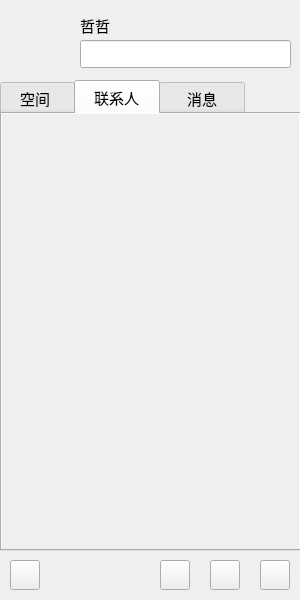
<?xml version="1.0" encoding="UTF-8"?>
<ui version="4.0">
 <class>MyChatDialog</class>
 <widget class="QDialog" name="MyChatDialog">
  <property name="geometry">
   <rect>
    <x>0</x>
    <y>0</y>
    <width>300</width>
    <height>600</height>
   </rect>
  </property>
  <property name="minimumSize">
   <size>
    <width>300</width>
    <height>600</height>
   </size>
  </property>
  <property name="maximumSize">
   <size>
    <width>300</width>
    <height>600</height>
   </size>
  </property>
  <property name="font">
   <font>
    <family>微软雅黑</family>
    <pointsize>11</pointsize>
   </font>
  </property>
  <property name="windowTitle">
   <string>MyChatDialog</string>
  </property>
  <widget class="QPushButton" name="pb_icon">
   <property name="geometry">
    <rect>
     <x>10</x>
     <y>10</y>
     <width>60</width>
     <height>60</height>
    </rect>
   </property>
   <property name="text">
    <string/>
   </property>
   <property name="icon">
    <iconset resource="resource.qrc">
     <normaloff>:/tx/11.jpg</normaloff>:/tx/11.jpg</iconset>
   </property>
   <property name="iconSize">
    <size>
     <width>60</width>
     <height>60</height>
    </size>
   </property>
   <property name="default">
    <bool>false</bool>
   </property>
   <property name="flat">
    <bool>true</bool>
   </property>
  </widget>
  <widget class="QLabel" name="lb_name">
   <property name="geometry">
    <rect>
     <x>80</x>
     <y>10</y>
     <width>211</width>
     <height>30</height>
    </rect>
   </property>
   <property name="text">
    <string>哲哲</string>
   </property>
  </widget>
  <widget class="QLineEdit" name="le_feeling">
   <property name="geometry">
    <rect>
     <x>80</x>
     <y>40</y>
     <width>211</width>
     <height>28</height>
    </rect>
   </property>
  </widget>
  <widget class="QTabWidget" name="tw_page">
   <property name="geometry">
    <rect>
     <x>0</x>
     <y>80</y>
     <width>301</width>
     <height>471</height>
    </rect>
   </property>
   <property name="currentIndex">
    <number>1</number>
   </property>
   <widget class="QWidget" name="page_space">
    <attribute name="title">
     <string>  空间   </string>
    </attribute>
   </widget>
   <widget class="QWidget" name="page_friend">
    <attribute name="title">
     <string>  联系人  </string>
    </attribute>
    <widget class="QScrollArea" name="scrollArea">
     <property name="geometry">
      <rect>
       <x>-1</x>
       <y>-4</y>
       <width>301</width>
       <height>441</height>
      </rect>
     </property>
     <property name="widgetResizable">
      <bool>true</bool>
     </property>
     <widget class="QWidget" name="scrollAreaWidgetContents">
      <property name="geometry">
       <rect>
        <x>0</x>
        <y>0</y>
        <width>299</width>
        <height>439</height>
       </rect>
      </property>
      <layout class="QVBoxLayout" name="verticalLayout">
       <property name="leftMargin">
        <number>0</number>
       </property>
       <property name="topMargin">
        <number>3</number>
       </property>
       <property name="rightMargin">
        <number>0</number>
       </property>
       <property name="bottomMargin">
        <number>3</number>
       </property>
       <item>
        <widget class="QWidget" name="tw_list" native="true"/>
       </item>
       <item>
        <spacer name="verticalSpacer">
         <property name="orientation">
          <enum>Qt::Vertical</enum>
         </property>
         <property name="sizeHint" stdset="0">
          <size>
           <width>20</width>
           <height>413</height>
          </size>
         </property>
        </spacer>
       </item>
      </layout>
     </widget>
    </widget>
   </widget>
   <widget class="QWidget" name="page_mesg">
    <attribute name="title">
     <string>    消息    </string>
    </attribute>
   </widget>
  </widget>
  <widget class="QPushButton" name="pb_menu">
   <property name="geometry">
    <rect>
     <x>10</x>
     <y>560</y>
     <width>30</width>
     <height>30</height>
    </rect>
   </property>
   <property name="text">
    <string/>
   </property>
  </widget>
  <widget class="QPushButton" name="pb_tool1">
   <property name="geometry">
    <rect>
     <x>160</x>
     <y>560</y>
     <width>30</width>
     <height>30</height>
    </rect>
   </property>
   <property name="text">
    <string/>
   </property>
  </widget>
  <widget class="QPushButton" name="pb_tool2">
   <property name="geometry">
    <rect>
     <x>210</x>
     <y>560</y>
     <width>30</width>
     <height>30</height>
    </rect>
   </property>
   <property name="text">
    <string/>
   </property>
  </widget>
  <widget class="QPushButton" name="pb_tool3">
   <property name="geometry">
    <rect>
     <x>260</x>
     <y>560</y>
     <width>30</width>
     <height>30</height>
    </rect>
   </property>
   <property name="text">
    <string/>
   </property>
  </widget>
 </widget>
 <layoutdefault spacing="6" margin="11"/>
 <resources>
  <include location="resource.qrc"/>
 </resources>
 <connections/>
</ui>
